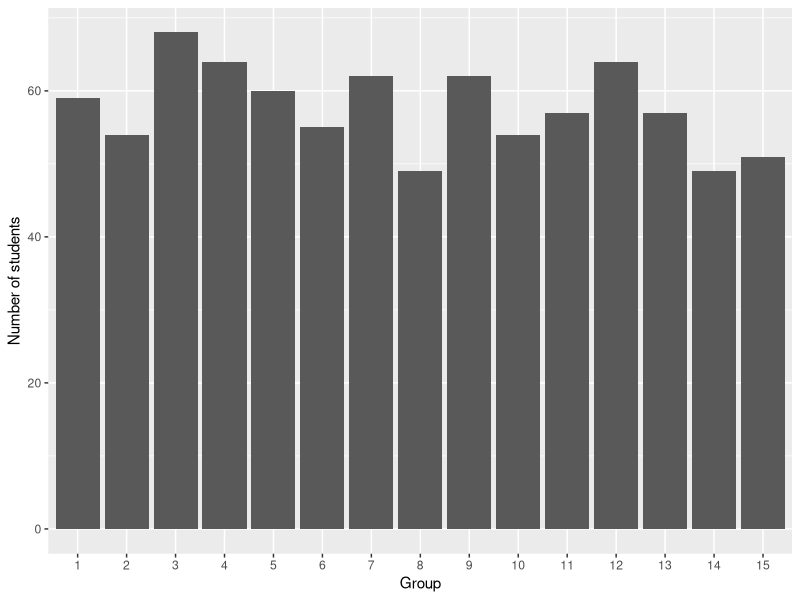
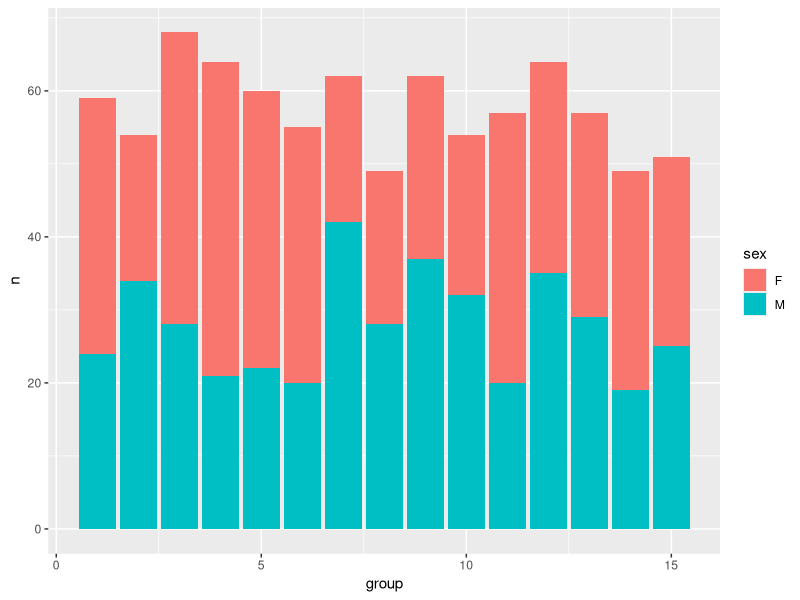
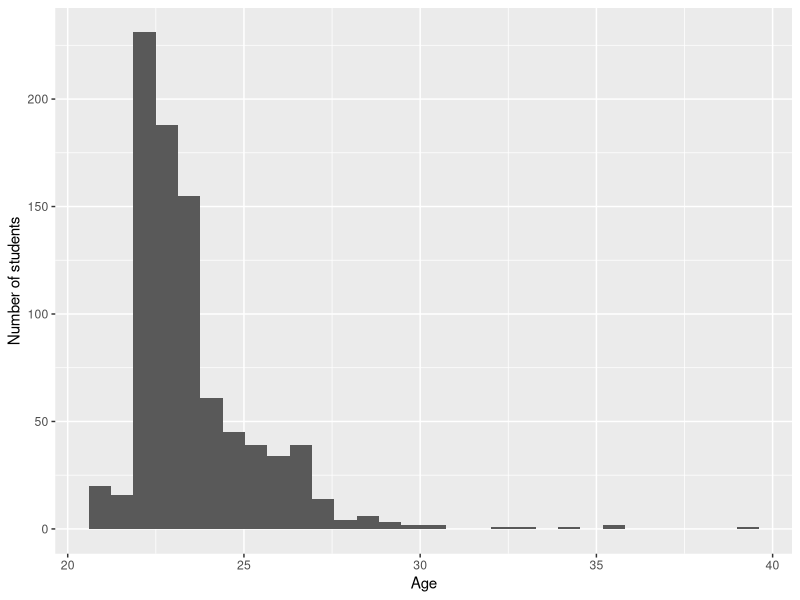
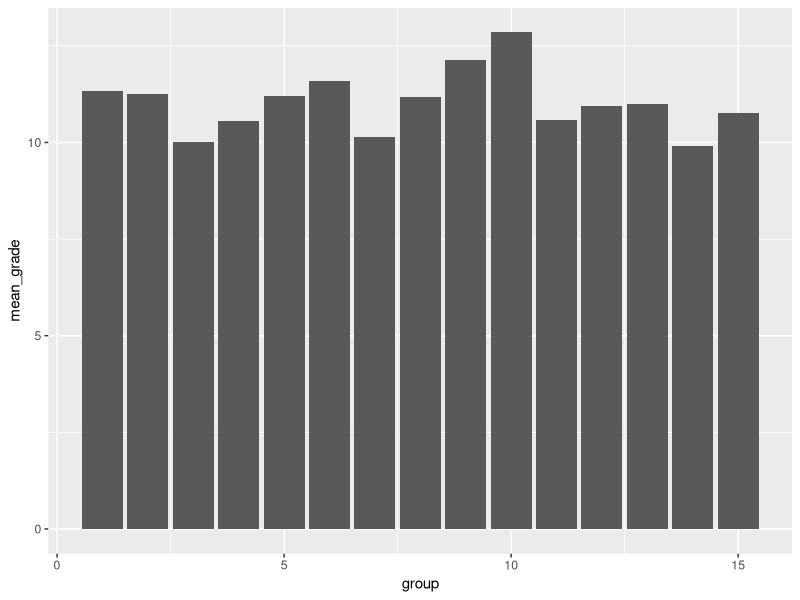
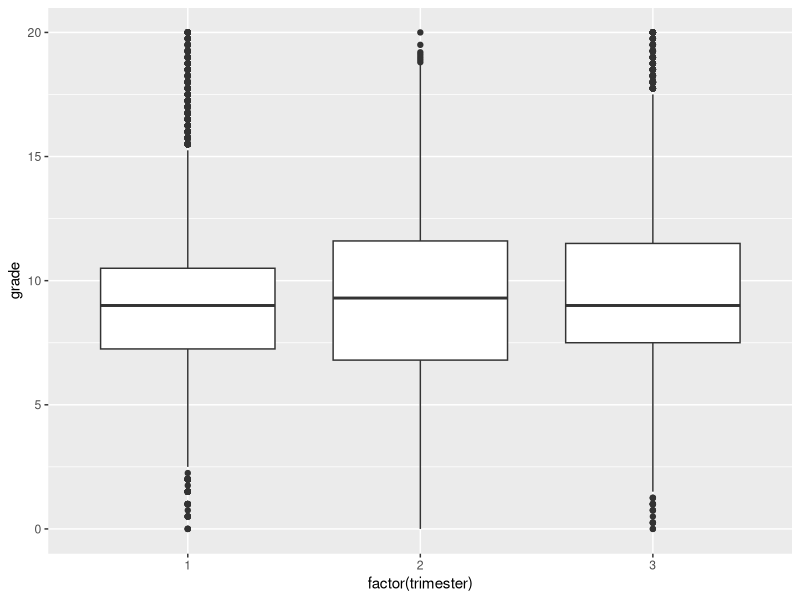
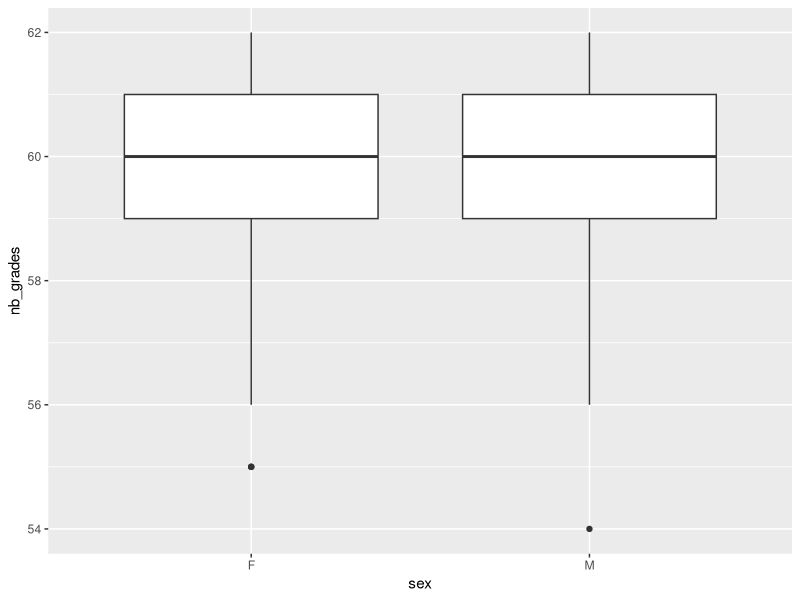
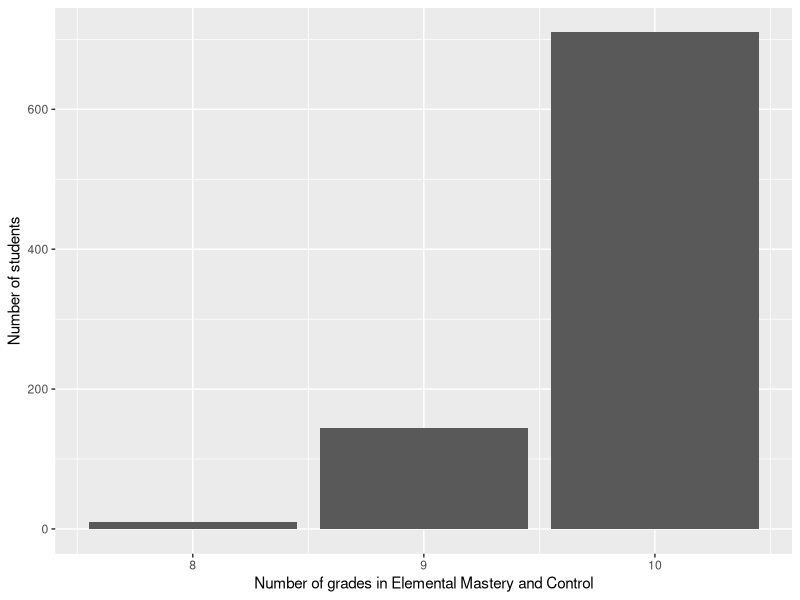
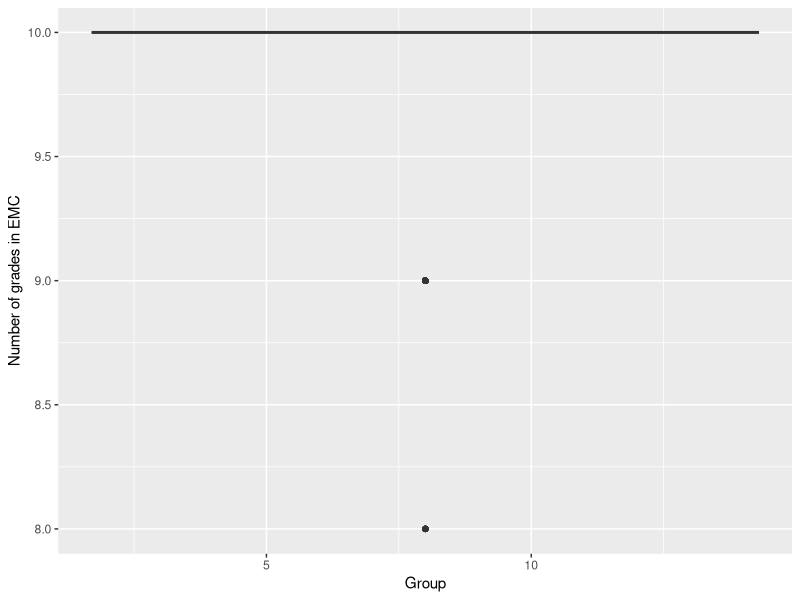

Write the R code that produced these figures, in order.
## ---- chunk 1
library(readr)
library(here)
courses <- read_csv(here("courses.csv"), show_col_types = FALSE)
## ---- chunk 2
library(dplyr)
library(knitr)

courses |> 
  rename(
    course_name = course,
    identifier = course_id,
    number_of_exams = nb_grades
  ) |> 
  arrange(course_name) |> 
  kable()
## ---- chunk 3

students <- read_csv(here("students.csv"),show_col_types = FALSE) |>
  mutate(
    birth_date = as.Date(birth_date),
    sex = factor(sex)
  )

birth_date_class <- class(students$birth_date)
sex_class <- class(students$sex)

students |>
  slice_head(n = 5) |>
  kable()
## ---- chunk 4
library(readr)

grades <- read_delim(
  "grades.csv",
  delim = "|",
  na = "$",
  show_col_types = FALSE
)


## ---- chunk 5
library(dplyr)
library(ggplot2)

students |>
  count(group, name = "nb_students") |>
  ggplot(aes(x = factor(group), y = nb_students)) +
  geom_col() +
  labs(x = "Group", y = "Number of students")
## ---- chunk 6

students |>
  count(group, sex) |>
  ggplot(aes(x = group, y = n, fill = sex)) +
  geom_col()
## ---- chunk 7
library(lubridate)

students |>
  mutate(age = time_length(today() - birth_date, unit = "year")) |>
  ggplot(aes(x = age)) +
  labs(x = "Age", y = "Number of students") +
  geom_histogram()
## ---- chunk 8
median_age <- students |>
  mutate(age = time_length(today() - birth_date, unit = "year")) |>
  group_by(group) |>
  summarise(median_age = round(median(age)))

median_age |>
  kable()
## ---- chunk 9
oldest <- students |>
  mutate(age = round(time_length(today() - birth_date, unit = "year"))) |>
  group_by(group) |>
  filter(age == max(age)) |>
  ungroup() |>
  arrange(desc(age)) |>
  select(id, group, sex, age)

oldest |>
  kable()
## ---- chunk 10
library(dplyr)
library(tidyr)

nb_grades <- grades |>
  drop_na(grade) |>
  nrow()
## ---- chunk 11
cna_id <- courses |>
  filter(course == "Celestial Navigation and Astronomy") |>
  pull(course_id)

avg_cna <- students |>
  inner_join(grades, by = "id") |>
  filter(course_id == cna_id) |>
  group_by(group) |>
  summarise(mean_grade = mean(grade, na.rm = TRUE))

avg_cna |>
  ggplot(aes(x = group, y = mean_grade)) +
  geom_col()
## ---- chunk 12
library(dplyr)
library(ggplot2)

grades_trimester <- grades |>
  inner_join(courses, by = "course_id")

grades_trimester |>
  ggplot(aes(x = factor(trimester), y = grade)) +
  geom_boxplot()
## ---- chunk 13

grades_per_student <- grades |>
  filter(!is.na(grade)) |>
  group_by(id) |>
  summarise(nb_grades = n()) |>
  inner_join(students, by = "id") |>
  select(id, group, sex, nb_grades)


grades_per_student |>
  slice_head(n = 5) |>
  kable()

summary_table <- grades_per_student |>
  summarise(
    min = min(nb_grades),
    max = max(nb_grades),
    mean = mean(nb_grades),
    median = median(nb_grades)
  )
## ---- chunk 14
library(ggplot2)

grades_per_student |>
  ggplot(aes(x = sex, y = nb_grades)) +
  geom_boxplot()
## ---- chunk 15

emc_id <- courses |>
  filter(course == "Elemental Mastery and Control") |>
  pull(course_id)

emc_counts <- grades |>
  filter(course_id == emc_id) |>
  group_by(id) |>
  summarise(nb_grades = n())

emc_per_student <- students |>
  inner_join(emc_counts, by = "id") |>
  select(id, group, nb_grades)

emc_per_student |>
  slice_head(n = 5) |>
  kable()
## ---- chunk 16
emc_distribution <- emc_per_student |>
  count(nb_grades)

emc_distribution |>
  ggplot(aes(x = nb_grades, y = n)) +
  geom_col() +
labs(
    x = "Number of grades in Elemental Mastery and Control",
    y = "Number of students"
  )
## ---- chunk 17
emc_per_student |>
  ggplot(aes(x = group, y = nb_grades)) +
  geom_boxplot() + 
  labs(x = "Group", y = "Number of grades in EMC")
## ---- chunk 18
library(dplyr)
library(ggplot2)

emc_with_sex <- emc_per_student |>
  inner_join(select(students, id, sex), by = "id")

emc_with_sex |>
  ggplot(aes(x = group, y = nb_grades, color = sex)) +
  geom_boxplot()
## ---- chunk 19
avg_per_course <- grades |>
  filter(!is.na(grade)) |>
  group_by(id, course_id) |>
  summarise(avg_grade = mean(grade), .groups = "drop")

avg_with_group <- avg_per_course |>
  inner_join(select(students, id, group), by = "id")

avg_named <- avg_with_group |>
  inner_join(select(courses, course_id, course), by = "course_id")

avg_wide <- avg_named |>
  select(id, group, course, avg_grade) |>
  pivot_wider(
    names_from = course,
    values_from = avg_grade
  )

avg_wide |>
  select(id, group, 3:4) |>
  slice_head(n = 5) |>
  kable()

## ---- chunk 20

avg_wide |>
  ggplot(aes(x = `History of the Arcane`,
             y = `Swordsmanship and Martial Arts`)) +
  geom_point() +
  labs(
    x = "Average grade in History of the Arcane",
    y = "Average grade in Swordsmanship and Martial Arts"
  )
## ---- chunk 21
library(dplyr)

correlation_by_group <- avg_wide |>
  group_by(group) |>
  summarise(
    corr = cor(
      `Swordsmanship and Martial Arts`,
      `Necromancy and Spirit Summoning`,
      use = "complete.obs"
    )
  )

correlation_by_group
## ---- chunk 22
best_group <- correlation_by_group |>
  mutate(abs_corr = abs(corr)) |>
  arrange(desc(abs_corr)) |>
  slice(1) |>
  pull(group)

best_data <- avg_wide |>
  filter(group == best_group)

best_data |>
  ggplot(aes(x = `Necromancy and Spirit Summoning`,
             y = `Swordsmanship and Martial Arts`)) +
  geom_point() +
  labs(
    x = "Average grade in Necromancy and Spirit Summoning",
    y = "Average grade in Swordsmanship and Martial Arts",
    title = paste("Group", best_group)
  )
## ---- chunk 23
final_grades <- avg_wide |>
  rowwise() |>
  mutate(final_grade = mean(c_across(-c(id, group)), na.rm = TRUE)) |>
  ungroup()


final_with_sex <- final_grades |>
  inner_join(select(students, id, sex), by = "id") |>
  select(id, group, sex, final_grade) |>
  arrange(desc(final_grade))


final_with_sex |>
  slice_head(n = 5) |>
  kable()
## ---- chunk 24
library(ggplot2)

final_with_sex |>
  ggplot(aes(x = group, y = final_grade)) +
  geom_boxplot()
## ---- chunk 25
library(ggplot2)

final_with_sex |>
  ggplot(aes(x = group, y = final_grade)) +
  geom_boxplot() +
  facet_wrap(~ sex)
## ---- chunk 26
avg_long <- avg_wide |>
  pivot_longer(
    cols = -c(id, group),
    names_to = "course",
    values_to = "avg_grade"
  ) |>
  inner_join(select(courses, course, trimester), by = "course")

trimester_avg <- avg_long |>
  group_by(id, trimester) |>
  summarise(trim_avg = mean(avg_grade), .groups = "drop")

condition1 <- avg_long |>
  group_by(id) |>
  summarise(no_course_below_5 = all(avg_grade >= 5))

condition2 <- trimester_avg |>
  group_by(id) |>
  summarise(all_trimester_ok = all(trim_avg >= 10))

pass_table <- final_with_sex |>
  select(id, group, sex, final_grade) |>
  inner_join(condition1, by = "id") |>
  inner_join(condition2, by = "id") |>
  mutate(pass = no_course_below_5 & all_trimester_ok)

pass_table |>
  slice_head(n = 5) |>
  knitr::kable()
